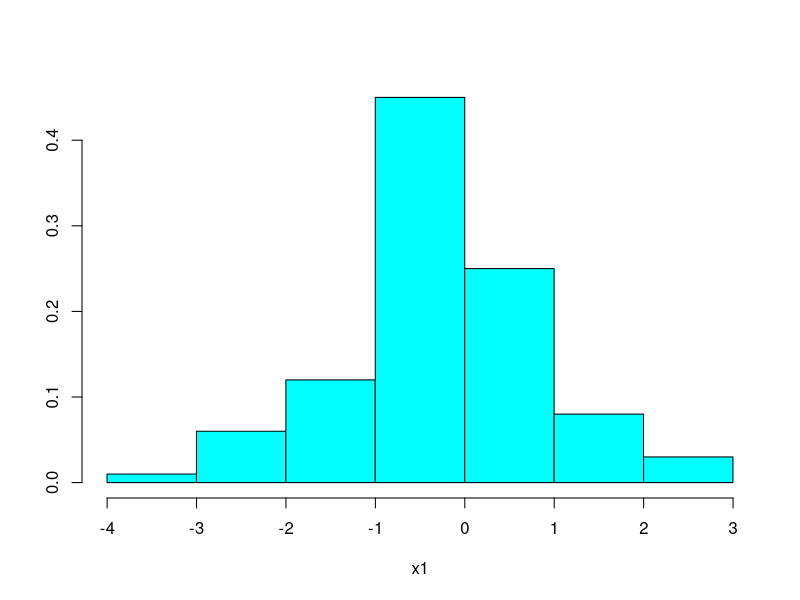
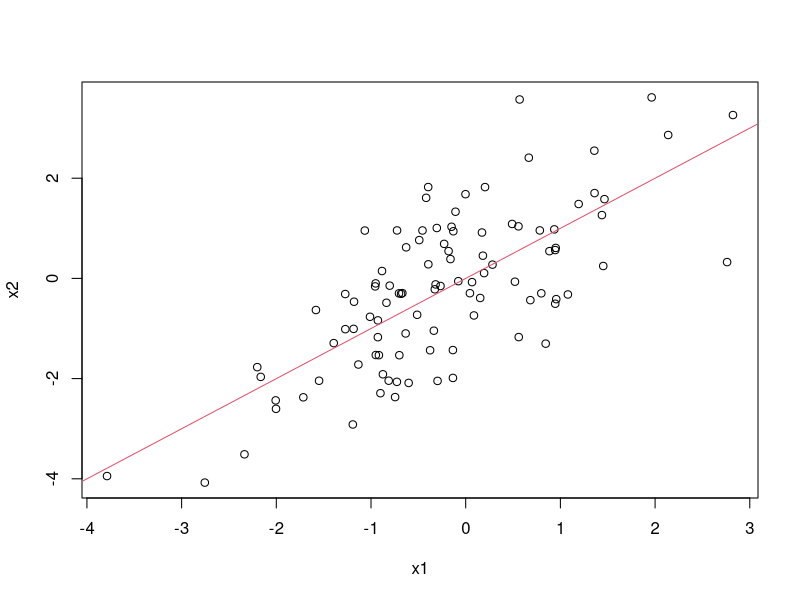

Write R code to recreate these figures, in order.
## R_Demo_Simulation_Learning_Estimate_Mean.R
##########################################################################
## INSTRUCTOR: Christopher Fariss
## COURSE NAME: Programming and Simulation Methods for Computational Social Science (2W)
## University of Essex Summer School 2024
##
## Date: 2024-07-22
##
## Please e-mail me if you find any errors or have and suggestions (either email is fine)
## e-mail: cjf0006@gmail.com
## e-mail: cjfariss@umich.edu
##
##########################################################################
## Introduction to tutorial:
## Two websites that let you guess the correlation coefficient:
##
## http://guessthecorrelation.com/
## http://istics.net/Correlations/
##
## Check out this additional resources:
## https://tinystats.github.io/teacups-giraffes-and-statistics/04_variance.html
## https://tinystats.github.io/teacups-giraffes-and-statistics/05_correlation.html
##
##########################################################################
## Introduction to tutorial:
## For this R tutorial, we will learn:
##
## Variance: a measure of the squared distance from the mean value of a variable to all other values of the variable (strictly positive).
##
## Standard deviation: a measure of the distance from the mean value of a variable to all other values of the variable (strictly positive).
## 
## Covariance: a measure of the product of the distance from the mean values of two variables from each of the other values of the variable (strictly positive).
##
## Correlation: standardized measure of covariance that ranges between -1 and 1.
##
##
##
##########################################################################

## Use the normal distribution to simulate two variables 
sim_n <- 100
x1 <- rnorm(sim_n, 0, 1)

summary(x1)
#x1

library(MASS)
truehist(x1)

x2 <- 0 + 1*x1 + rnorm(sim_n, 0, 1)

## check the simulation visually
plot(x1, x2)
abline(a=0,b=1,col=2)


## calculate the variance and standard deviation of the first variable
var(x1) ## variance 
sqrt(var(x1)) ## standard deviation
sd(x1) ## standard deviation

## calculate the variance and standard deviation of the second variable
var(x2) ## variance
sqrt(var(x2)) ## standard deviation
sd(x2) ## standard deviation

## calculate the relationship between the variance of the two variables (covariance and correlation)
cov(x1, x2) ## covariance
cor(x1, x2) ## correlation


## calculate the distance from the mean
x1_distance <- x1 - mean(x1)
x2_distance <- x2 - mean(x2)

## calculate the squared distance
x1_squared_distance <- x1_distance^2
x2_squared_distance <- x2_distance^2

## summarize the squared distance
summary(x1_squared_distance)
summary(x2_squared_distance)

## calculate the variance of x1
variance_x1 <- sum(x1_squared_distance)/(sim_n - 1)
variance_x1

## calculate the variance of x1
var(x1)

## calculate the variance of x2
variance_x2 <- sum(x2_squared_distance)/(sim_n - 1)
variance_x2

## calculate the variance of x2
var(x2)


## multiply each distance variable, which is called the crossproduct
x1x2_distance_product <- x1_distance * x2_distance

summary(x1x2_distance_product)

covariance_x1x2 <- sum(x1x2_distance_product)/(sim_n - 1)
covariance_x1x2
cov(x1, x2)

## standardize the covariance by dividing by the product of the two standard deviations
covariance_x1x2/(sd(x1)*sd(x2))
cor(x1, x2)


##########################################################################
## the relationship between the simulated correlation estimated by several functions
##########################################################################

## define a function to transform a variable so that it has mean 0 and sd 1
standarize_function <- function(x){
  (x-mean(x))/sd(x)
}

summary(scale(x1))
summary(standarize_function(x1))

## test that all values returned from the two functions are equal
all(scale(x1)==standarize_function(x1))

## view the variance from the returned values of the two function
var(scale(x1))
var(standarize_function(x1))

## view the covariance of the two variables 
cov(x1,x2)

## view the correlation of the two variables 
cor(x1,x2)

## view the covariance of the standardized values of the two variables 
cov(scale(x1), scale(x2))

## test if the values of the standardized values of the two variables are equal to the correlation of the two variables
cor(x1,x2) == cov(scale(x1), scale(x2))


## use the linear model function lm() to calculate the correlation coefficient 
fit <- lm(x2 ~ x1)
summary(fit)

## print the r-squared value
summary(fit)$r.squared

summary(fit)[[8]]

## calculate the square root of the r-squared value from the bivariate regression which is the correlation coefficient
sqrt(summary(fit)$r.squared)

## test if the r-squared value from the bivariate regression which is the correlation coefficient
cor(x1,x2) == sqrt(summary(fit)$r.squared)

## standardize the x2 variable 
fit <- lm(scale(x2) ~ x1)
summary(fit)

## standardize the x2 variable and set the intercept to 0 (i.e., do not estimate the intercept, alpha, or b0)
fit <- lm(scale(x2) ~ -1 + x1)
summary(fit)

## standardize the x2 variable, the x1 variable, and set the intercept to 0
fit <- lm(scale(x2) ~ -1 + scale(x1))
summary(fit)

## notice that the correlation is the same as the regression coefficient from the summary() function above
cor(x1, x2)

## test 
summary(fit)$coefficients[1] == cor(x1, x2)

## the test above is false because of a round error
## use the round function to determine how many digits the test above is TRUE before becoming FALSE

## THIS IS JUST FOR FUN
significant_digit <- 0
test <- TRUE
repeat{
  test <- round(summary(fit)$coefficients[1], significant_digit) == round(cor(x1, x2), significant_digit)
  if(test==FALSE) break
  significant_digit <- significant_digit + 1
}
significant_digit

## double check
round(summary(fit)$coefficients[1], significant_digit-1) == round(cor(x1, x2), significant_digit-1)
round(summary(fit)$coefficients[1], significant_digit) == round(cor(x1, x2), significant_digit)

## so the correlations coefficient from the lm() function compared to the cor() function are equivalent to the 16th significant digit (i.e., 0.0000000000000000).

print(summary(fit)$coefficients[1], significant_digit-1)
print(cor(x1, x2), significant_digit-1)

## the difference between the two values is 0.0000000000000003
print(summary(fit)$coefficients[1], significant_digit)
print(cor(x1, x2), significant_digit)

## we can print out to 22 significant digits in R (note: that this number may be different depending on your computer)
significant_digit+6

print(summary(fit)$coefficients[1], significant_digit+6)
print(cor(x1, x2), significant_digit+6)

